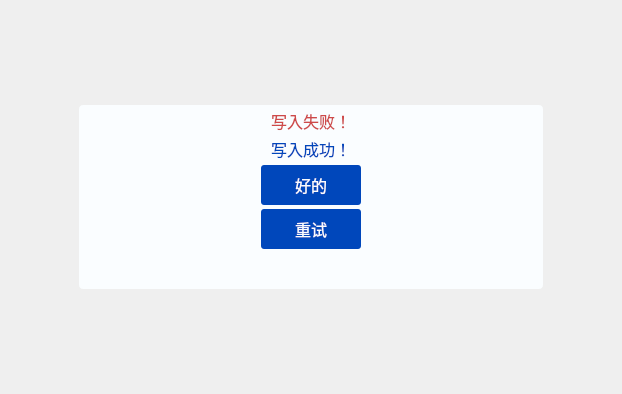
<?xml version="1.0" encoding="UTF-8"?>
<ui version="4.0">
 <class>SNWriteStatusWidget</class>
 <widget class="QWidget" name="SNWriteStatusWidget">
  <property name="geometry">
   <rect>
    <x>0</x>
    <y>0</y>
    <width>622</width>
    <height>394</height>
   </rect>
  </property>
  <property name="minimumSize">
   <size>
    <width>418</width>
    <height>242</height>
   </size>
  </property>
  <property name="windowTitle">
   <string>Form</string>
  </property>
  <layout class="QGridLayout" name="gridLayout_2">
   <item row="0" column="0">
    <widget class="QWidget" name="widget" native="true">
     <property name="sizePolicy">
      <sizepolicy hsizetype="Fixed" vsizetype="Fixed">
       <horstretch>0</horstretch>
       <verstretch>0</verstretch>
      </sizepolicy>
     </property>
     <property name="minimumSize">
      <size>
       <width>464</width>
       <height>184</height>
      </size>
     </property>
     <property name="maximumSize">
      <size>
       <width>464</width>
       <height>184</height>
      </size>
     </property>
     <property name="styleSheet">
      <string notr="true">background-color: rgb(250, 253, 255);
border-radius: 4px;</string>
     </property>
     <layout class="QVBoxLayout" name="verticalLayout">
      <property name="spacing">
       <number>0</number>
      </property>
      <property name="leftMargin">
       <number>56</number>
      </property>
      <property name="topMargin">
       <number>0</number>
      </property>
      <property name="rightMargin">
       <number>56</number>
      </property>
      <property name="bottomMargin">
       <number>32</number>
      </property>
      <item alignment="Qt::AlignHCenter">
       <widget class="QLabel" name="labelFailedMsg">
        <property name="sizePolicy">
         <sizepolicy hsizetype="Preferred" vsizetype="Fixed">
          <horstretch>0</horstretch>
          <verstretch>0</verstretch>
         </sizepolicy>
        </property>
        <property name="minimumSize">
         <size>
          <width>0</width>
          <height>0</height>
         </size>
        </property>
        <property name="maximumSize">
         <size>
          <width>16777215</width>
          <height>16777215</height>
         </size>
        </property>
        <property name="styleSheet">
         <string notr="true">font-size: 16px;
font-weight: normal;
line-height: 24px;
color: #CE4949;</string>
        </property>
        <property name="text">
         <string>写入失败！</string>
        </property>
        <property name="alignment">
         <set>Qt::AlignCenter</set>
        </property>
        <property name="wordWrap">
         <bool>true</bool>
        </property>
       </widget>
      </item>
      <item alignment="Qt::AlignHCenter">
       <widget class="QLabel" name="labelSuccessMsg">
        <property name="sizePolicy">
         <sizepolicy hsizetype="Preferred" vsizetype="Fixed">
          <horstretch>0</horstretch>
          <verstretch>0</verstretch>
         </sizepolicy>
        </property>
        <property name="minimumSize">
         <size>
          <width>0</width>
          <height>0</height>
         </size>
        </property>
        <property name="maximumSize">
         <size>
          <width>16777215</width>
          <height>16777215</height>
         </size>
        </property>
        <property name="styleSheet">
         <string notr="true">font-size: 16px;
font-weight: normal;
line-height: 24px;
color: #0047BB;</string>
        </property>
        <property name="text">
         <string>写入成功！</string>
        </property>
        <property name="alignment">
         <set>Qt::AlignCenter</set>
        </property>
        <property name="wordWrap">
         <bool>true</bool>
        </property>
       </widget>
      </item>
      <item alignment="Qt::AlignHCenter">
       <widget class="QPushButton" name="btnConfirm">
        <property name="sizePolicy">
         <sizepolicy hsizetype="Fixed" vsizetype="Fixed">
          <horstretch>0</horstretch>
          <verstretch>0</verstretch>
         </sizepolicy>
        </property>
        <property name="minimumSize">
         <size>
          <width>100</width>
          <height>40</height>
         </size>
        </property>
        <property name="maximumSize">
         <size>
          <width>100</width>
          <height>40</height>
         </size>
        </property>
        <property name="cursor">
         <cursorShape>PointingHandCursor</cursorShape>
        </property>
        <property name="styleSheet">
         <string notr="true">    border-radius: 3px;
    background: #0047BB;
    color: #FAFDFF;
    text-align: center;
    font-family: Microsoft Yahei;
    font-size: 16px;</string>
        </property>
        <property name="text">
         <string>好的</string>
        </property>
       </widget>
      </item>
      <item alignment="Qt::AlignHCenter">
       <widget class="QPushButton" name="btnRestart">
        <property name="sizePolicy">
         <sizepolicy hsizetype="Fixed" vsizetype="Fixed">
          <horstretch>0</horstretch>
          <verstretch>0</verstretch>
         </sizepolicy>
        </property>
        <property name="minimumSize">
         <size>
          <width>100</width>
          <height>40</height>
         </size>
        </property>
        <property name="maximumSize">
         <size>
          <width>100</width>
          <height>40</height>
         </size>
        </property>
        <property name="cursor">
         <cursorShape>PointingHandCursor</cursorShape>
        </property>
        <property name="styleSheet">
         <string notr="true">    border-radius: 3px;
    background: #0047BB;
    color: #FAFDFF;
    text-align: center;
    font-family: Microsoft Yahei;
    font-size: 16px;</string>
        </property>
        <property name="text">
         <string>重试</string>
        </property>
       </widget>
      </item>
     </layout>
    </widget>
   </item>
  </layout>
 </widget>
 <resources/>
 <connections/>
</ui>
